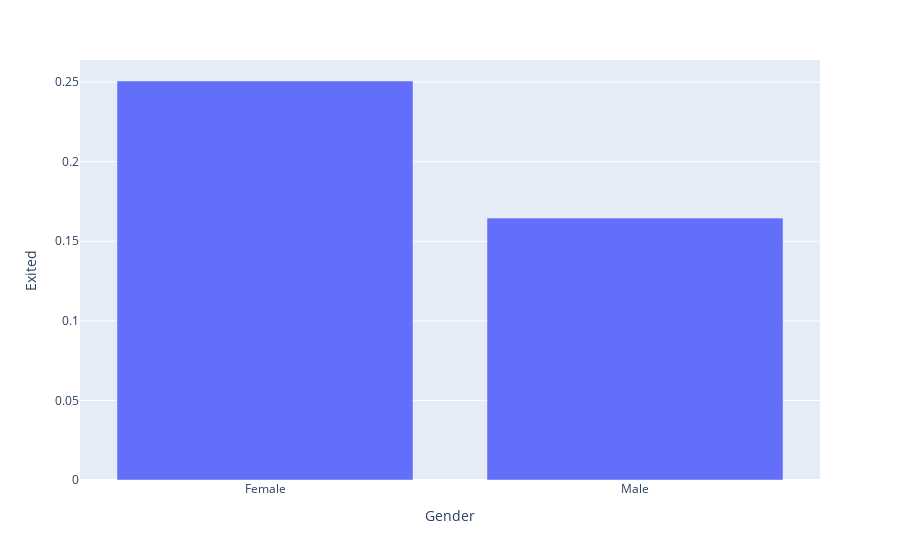

Notebook code cell kept with this figure:
### Markdown cell above
## <p style="text-align: center;"> Задание 9.6. </p> ##
Кто чаще уходит, мужчины или женщины? Постройте график, который иллюстрирует это.

### Code cell
churn_df['Exited'] = churn_df['Exited'].map({'Лояльные': 0, 'Ушедшие': 1}) # меняем 'Лояльные' и 'Ушедшие' на 0 и 1
gender_exited_data = churn_df.groupby('Gender', as_index=False)['Exited'].mean() # считаем средние значения
fig = px.bar(
    gender_exited_data,
    x='Gender',
    y='Exited'
)
fig.show()

### Figure 1 — Plotly figure (JSON) as saved in the notebook; plotly's stock layout.template omitted (floating-point values rounded to 4 significant figures)
{"data": [{"alignmentgroup": "True", "hovertemplate": "Gender=%{x}<br>Exited=%{y}<extra></extra>", "legendgroup": "", "marker": {"color": "#636efa", "pattern": {"shape": ""}}, "name": "", "offsetgroup": "", "orientation": "v", "showlegend": false, "textposition": "auto", "type": "bar", "x": ["Female", "Male"], "xaxis": "x", "y": [0.2507, 0.1646], "yaxis": "y"}], "layout": {"barmode": "relative", "legend": {"tracegroupgap": 0}, "margin": {"t": 60}, "xaxis": {"anchor": "y", "domain": [0, 1], "title": {"text": "Gender"}}, "yaxis": {"anchor": "x", "domain": [0, 1], "title": {"text": "Exited"}}}}
